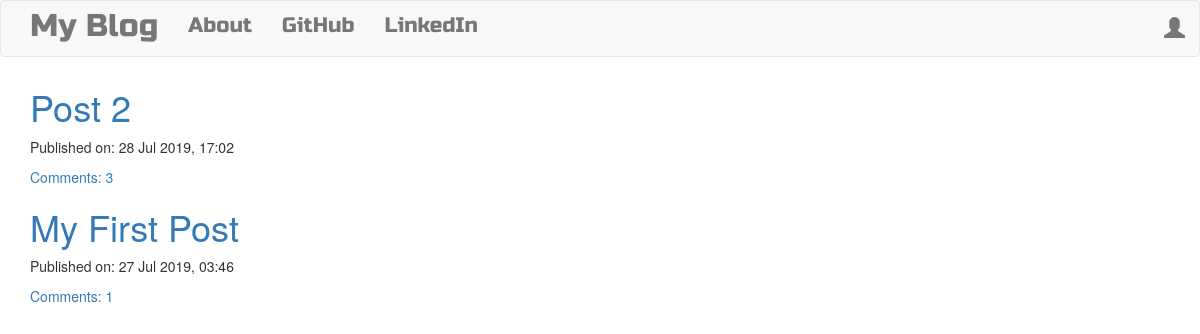
The page / on the database its author committed.
### blog/models.py (models this page shows, shortened)
class Post(models.Model):
    author = models.ForeignKey('auth.User',on_delete=models.CASCADE)
    title = models.CharField(max_length=200)
    text = models.TextField()
    create_date = models.DateTimeField(default=timezone.now)
    published_date = models.DateTimeField(blank=True,null=True)
    def approve_comments(self):
        return self.comments.filter(approved_comment=True)

### blog/views.py (the view)
# urls.py: url(r'^$',views.PostListView.as_view(),name='post_list'),
class PostListView(ListView):
    model = Post
    def get_queryset(self):
        return Post.objects.filter(published_date__lte=timezone.now()).order_by('-published_date')

### blog/templates/blog/post_list.html
{% extends 'blog/base.html' %}
{% block content %}
<div class="centerstage">
  {% for post in post_list %}
  <div class="post">
    <h1><a href="{% url 'post_detail' pk=post.pk %}">{{post.title}}</a></h1>
    {% if post.published_date is None %}
      <p> Created on: {{post.create_date|date:'d M Y, H:i'}}</p>
      <p>{{post.text|safe|truncatechars:200}}</p>
    {% else %}
      <div class="date">
        <p>Published on: {{post.published_date|date:'d M Y, H:i'}}</p>
      </div>
      <a href="{% url 'post_detail' pk=post.pk %}">Comments: {{ post.approve_comments.count }}</a>
    {% endif %}
  </div>
  {% endfor %}
</div>
{% endblock %}

### blog/static/css/blog.css (style rules this page uses)
.centerstage { margin-left: auto; margin-right: auto; }
.loader { filter:hue-rotate(0deg); color:linear-gradient(45deg,#0f8,#08f); animation:hue 10000ms infinite linear; }

### rows shown on the page
Post: title "Post 2", published_date "28 Jul 2019, 17:02", approve_comments.count "3"
Post: title "My First Post", published_date "27 Jul 2019, 03:46", approve_comments.count "1"
